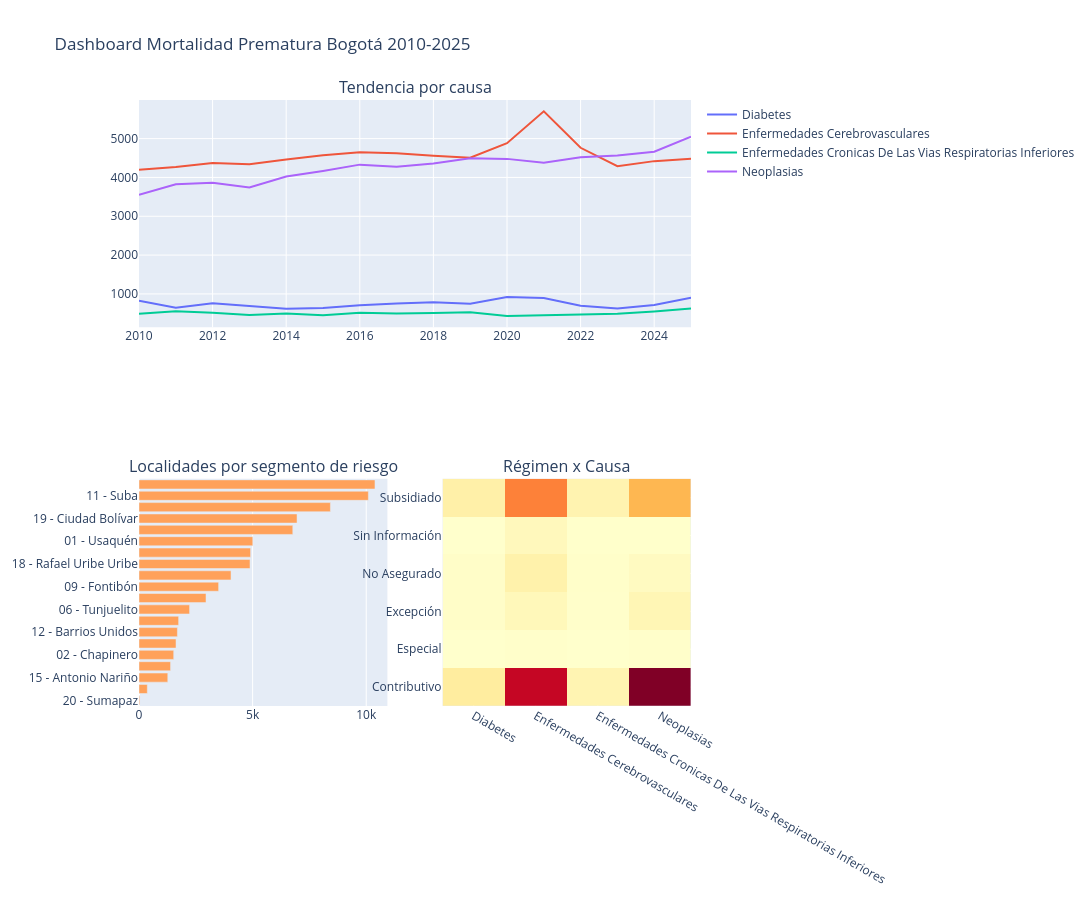

Notebook code for this chart:
### Code cell
import plotly.graph_objects as go
from plotly.subplots import make_subplots

# Segmenta muertes por localidad, contando registros por grupo
resumen = df_mortalidad.groupby('LOCALIDAD').size().reset_index(name='total_muertes')

# Excluye localidad agregada ("00") y sin información ("99")
resumen = resumen[~resumen['LOCALIDAD'].str.startswith(('00','99'))]

# Crea 3 grupos de riesgo por percentil según total de muertes
resumen['grupo'] = pd.qcut(resumen['total_muertes'], q=3, labels=['Bajo riesgo','Riesgo medio','Alto riesgo'])
print(resumen.sort_values('total_muertes', ascending=False))

# Agrupa muertes por año y causa (para la línea temporal del dashboard)
tendencia = df_mortalidad.groupby(['ANO','CLASIFICACION_CRONICAS']).size().reset_index(name='total')

# Ordena localidades de menor a mayor para el gráfico de barras horizontales
por_localidad = resumen.sort_values('total_muertes', ascending=True)

# Tabla cruzada régimen x causa (ya usada en el Día 6)
tabla_regimen = pd.crosstab(df_mortalidad['REGIMEN_SEGURIDAD_SOCIAL'], df_mortalidad['CLASIFICACION_CRONICAS'])

# Crea grilla 2x2: la primera gráfica ocupa las 2 columnas de arriba
fig = make_subplots(
    rows=2, cols=2,
    subplot_titles=('Tendencia por causa', 'Localidades por segmento de riesgo', 'Régimen x Causa', ''),
    specs=[[{"colspan":2}, None],[{}, {}]]
)

# Agrega una línea por cada causa a la posición (fila 1, col 1)
for causa in tendencia['CLASIFICACION_CRONICAS'].unique():
    sub = tendencia[tendencia['CLASIFICACION_CRONICAS']==causa]
    fig.add_trace(go.Scatter(x=sub['ANO'], y=sub['total'], mode='lines', name=causa), row=1, col=1)

# Agrega barras horizontales de localidades a (fila 2, col 1)
fig.add_trace(go.Bar(x=por_localidad['total_muertes'], y=por_localidad['LOCALIDAD'], orientation='h', showlegend=False), row=2, col=1)

# Agrega el heatmap régimen x causa a (fila 2, col 2)
fig.add_trace(go.Heatmap(z=tabla_regimen.values, x=tabla_regimen.columns, y=tabla_regimen.index, colorscale='YlOrRd', showscale=False), row=2, col=2)

# Ajusta tamaño y título general
fig.update_layout(height=900, width=1100, title_text="Dashboard Mortalidad Prematura Bogotá 2010-2025")

# Guarda como HTML interactivo
fig.write_html('08_dashboard.html')

# Muestra en el notebook
fig.show()

### Figure 1 — Plotly figure (JSON) as saved in the notebook; plotly's stock layout.template omitted (floating-point values rounded to 4 significant figures)
{"data": [{"mode": "lines", "name": "Diabetes", "type": "scatter", "x": [2010, 2011, 2012, 2013, 2014, 2015, 2016, 2017, 2018, 2019, 2020, 2021, 2022, 2023, 2024, 2025], "xaxis": "x", "y": [822, 646, 758, 696, 620, 636, 708, 750, 786, 744, 920, 894, 696, 624, 712, 900], "yaxis": "y"}, {"mode": "lines", "name": "Enfermedades Cerebrovasculares", "type": "scatter", "x": [2010, 2011, 2012, 2013, 2014, 2015, 2016, 2017, 2018, 2019, 2020, 2021, 2022, 2023, 2024, 2025], "xaxis": "x", "y": [4196, 4266, 4374, 4340, 4460, 4572, 4650, 4626, 4560, 4510, 4882, 5702, 4764, 4288, 4420, 4480], "yaxis": "y"}, {"mode": "lines", "name": "Enfermedades Cronicas De Las Vias Respiratorias Inferiores", "type": "scatter", "x": [2010, 2011, 2012, 2013, 2014, 2015, 2016, 2017, 2018, 2019, 2020, 2021, 2022, 2023, 2024, 2025], "xaxis": "x", "y": [488, 556, 514, 454, 496, 452, 514, 498, 510, 530, 434, 448, 470, 488, 550, 624], "yaxis": "y"}, {"mode": "lines", "name": "Neoplasias", "type": "scatter", "x": [2010, 2011, 2012, 2013, 2014, 2015, 2016, 2017, 2018, 2019, 2020, 2021, 2022, 2023, 2024, 2025], "xaxis": "x", "y": [3556, 3824, 3862, 3740, 4026, 4168, 4330, 4278, 4362, 4492, 4478, 4378, 4518, 4566, 4664, 5050], "yaxis": "y"}, {"orientation": "h", "showlegend": false, "type": "bar", "x": [33, 366, 1267, 1389, 1527, 1629, 1690, 1744, 2226, 2948, 3504, 4050, 4886, 4911, 5008, 6768, 6955, 8424, 10094, 10385], "xaxis": "x2", "y": ["20 - Sumapaz", "17 - La Candelaria", "15 - Antonio Nariño", "14 - Los Mártires", "02 - Chapinero", "13 - Teusaquillo", "12 - Barrios Unidos", "03 - Santa Fe", "06 - Tunjuelito", "16 - Puente Aranda", "09 - Fontibón", "05 - Usme", "18 - Rafael Uribe Uribe", "04 - San Cristóbal", "01 - Usaquén", "07 - Bosa", "19 - Ciudad Bolívar", "10 - Engativá  ", "11 - Suba", "08 - Kennedy"], "yaxis": "y2"}, {"colorscale": [[0, "rgb(255,255,204)"], [0.125, "rgb(255,237,160)"], [0.25, "rgb(254,217,118)"], [0.375, "rgb(254,178,76)"], [0.5, "rgb(253,141,60)"], [0.625, "rgb(252,78,42)"], [0.75, "rgb(227,26,28)"], [0.875, "rgb(189,0,38)"], [1, "rgb(128,0,38)"]], "showscale": false, "type": "heatmap", "x": ["Diabetes", "Enfermedades Cerebrovasculares", "Enfermedades Cronicas De Las Vias Respiratorias Inferiores", "Neoplasias"], "xaxis": "x3", "y": ["Contributivo", "Especial", "Excepción", "No Asegurado", "Sin Información", "Subsidiado"], "yaxis": "y3", "z": [[5964, 39526, 3466, 46654], [20, 220, 14, 214], [502, 2366, 252, 3004], [576, 4346, 436, 1526], [52, 2172, 90, 124], [4798, 24460, 3768, 16770]]}], "layout": {"annotations": [{"font": {"size": 16}, "showarrow": false, "text": "Tendencia por causa", "x": 0.5, "xanchor": "center", "xref": "paper", "y": 1, "yanchor": "bottom", "yref": "paper"}, {"font": {"size": 16}, "showarrow": false, "text": "Localidades por segmento de riesgo", "x": 0.225, "xanchor": "center", "xref": "paper", "y": 0.375, "yanchor": "bottom", "yref": "paper"}, {"font": {"size": 16}, "showarrow": false, "text": "Régimen x Causa", "x": 0.775, "xanchor": "center", "xref": "paper", "y": 0.375, "yanchor": "bottom", "yref": "paper"}], "height": 900, "title": {"text": "Dashboard Mortalidad Prematura Bogotá 2010-2025"}, "width": 1100, "xaxis": {"anchor": "y", "domain": [0, 1]}, "xaxis2": {"anchor": "y2", "domain": [0, 0.45]}, "xaxis3": {"anchor": "y3", "domain": [0.55, 1]}, "yaxis": {"anchor": "x", "domain": [0.625, 1]}, "yaxis2": {"anchor": "x2", "domain": [0, 0.375]}, "yaxis3": {"anchor": "x3", "domain": [0, 0.375]}}}
